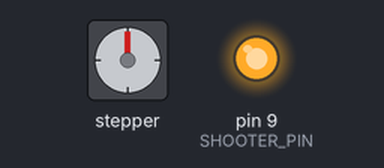
A sketch run on a simulated Arduino Uno, built with avr-gcc and run on an emulated ATmega328P. Parts: stepper motor, output pins drawn as LEDs (lit = HIGH). Stepper angles assume 2048 steps per turn; what the sketch prints to the serial monitor is not drawn.

Above: at 1.05 s.
At 3.3 s:
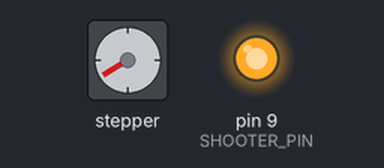
At 5.55 s:
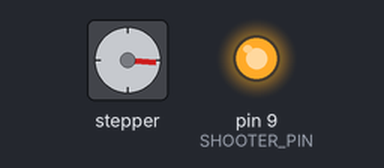
At 10.1 s:
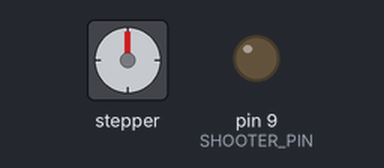
Timing chart, 0 to 12.9 s (numbered marks = the images above):
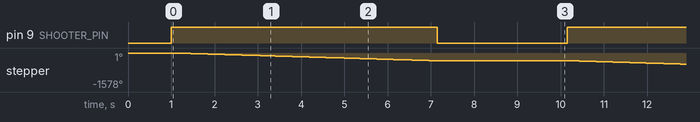

Measured:
- by itself, pin 9 (SHOOTER_PIN): alternates HIGH for 6.2 s and LOW for 3.0 s
- by itself, stepper: turns 360° counter-clockwise in 6.0 s, repeating every 9.2 s

The sketch:

launch_detector.ino
```cpp
#include <Stepper.h>
#include <avr/interrupt.h>

const int stepsPerRevolution = 2048;  // change this to fit the number of steps per revolution
// for your motor


const unsigned int FEED_STEPPED_BLUE_PIN   = 10;
const unsigned int FEED_STEPPED_YELLOW_PIN = 11;
const unsigned int FEED_STEPPED_BROWN_PIN  = 12;
const unsigned int FEED_STEPPED_BLACK_PIN  = 13;

const unsigned int LAUNCH_DETECT_PIN = 1;

Stepper myStepper(stepsPerRevolution, FEED_STEPPED_BLUE_PIN, FEED_STEPPED_YELLOW_PIN, FEED_STEPPED_BROWN_PIN, FEED_STEPPED_BLACK_PIN);

const unsigned int SHOOTER_PIN = 9;

volatile bool shooter_on = false;

void turn_shooter_off() {
  digitalWrite(SHOOTER_PIN,LOW);
  shooter_on = false;
}

void turn_shooter_on() {
  digitalWrite(SHOOTER_PIN,HIGH);
  delay(100); // 40 msec delay to wait for voltage/current lim transient
  shooter_on = true;
}

void setup_shooter() {
  Serial.println("Setting up shooter...\n");
  pinMode(SHOOTER_PIN, OUTPUT);
  turn_shooter_off();
}

void setup_feeder() {
  myStepper.setSpeed(10);
}


volatile unsigned int launch_count = 0;
volatile unsigned long last_launch_time_ms = 0;

void setup_launch_detector() {
  pinMode(LAUNCH_DETECT_PIN,INPUT);
  launch_count = 0;

  attachInterrupt(digitalPinToInterrupt(LAUNCH_DETECT_PIN), launch_detect_interrupt, RISING);
}


void launch_detect_interrupt() {
  if(shooter_on){
    const unsigned long cur_time = millis();

    if((cur_time - last_launch_time_ms) > 40) {
      launch_count++;
      last_launch_time_ms = cur_time;
    }

  }
}

void setup() {
  Serial.begin(9600);
  setup_shooter();
  setup_feeder();
  setup_launch_detector();
  delay(1000);
  Serial.println("Setup Complete!");
}

const unsigned int DELAY = 500;

void loop() {
  turn_shooter_on();
  myStepper.step(-stepsPerRevolution);

  turn_shooter_off();

  delay(3000);
  Serial.println("Done cycle...");
  if(launch_count > 0)
  {
    Serial.print("Launch detected! ");
    Serial.print("Count: ");
    Serial.println(launch_count);
    launch_count = 0;
  }
}
```
